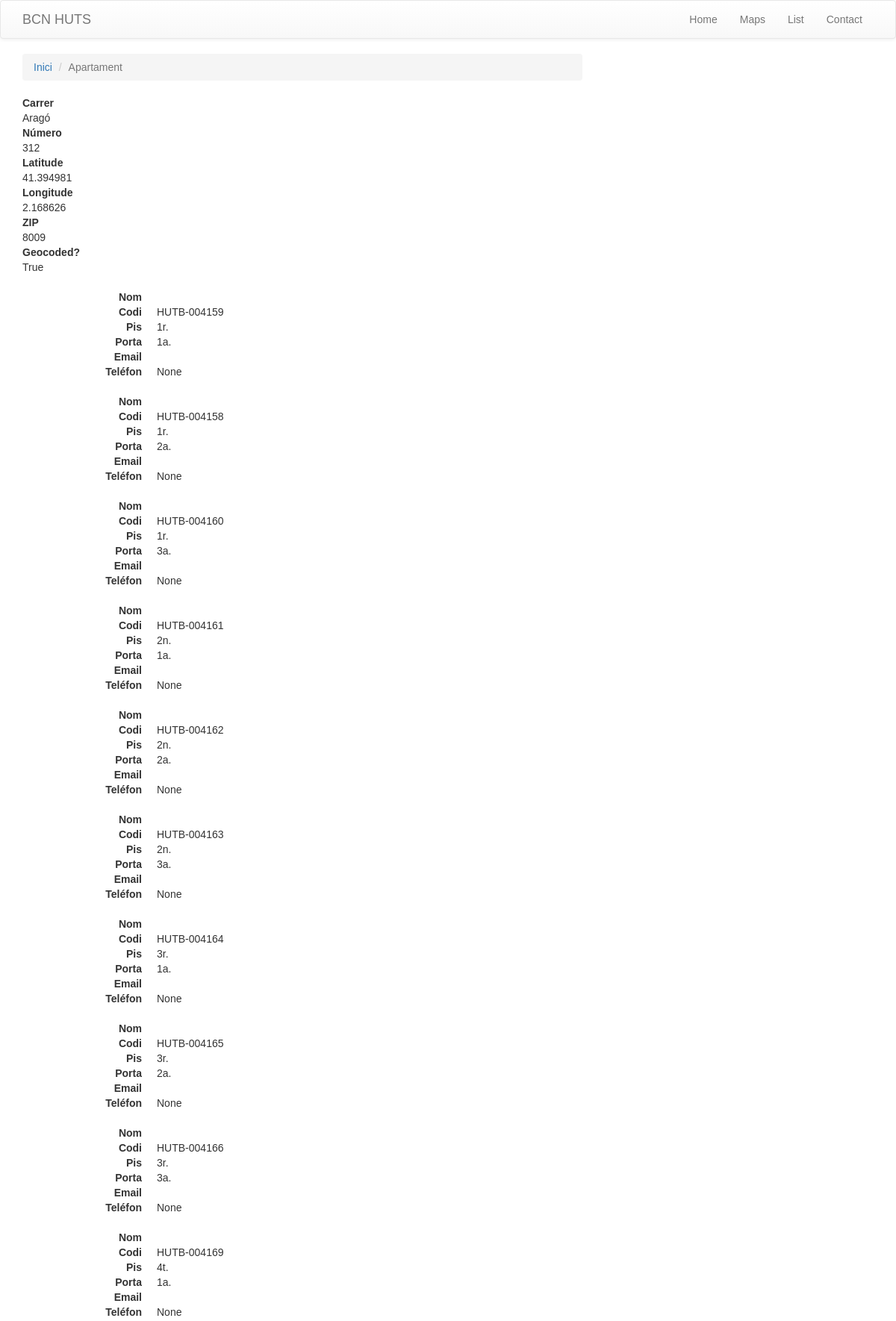
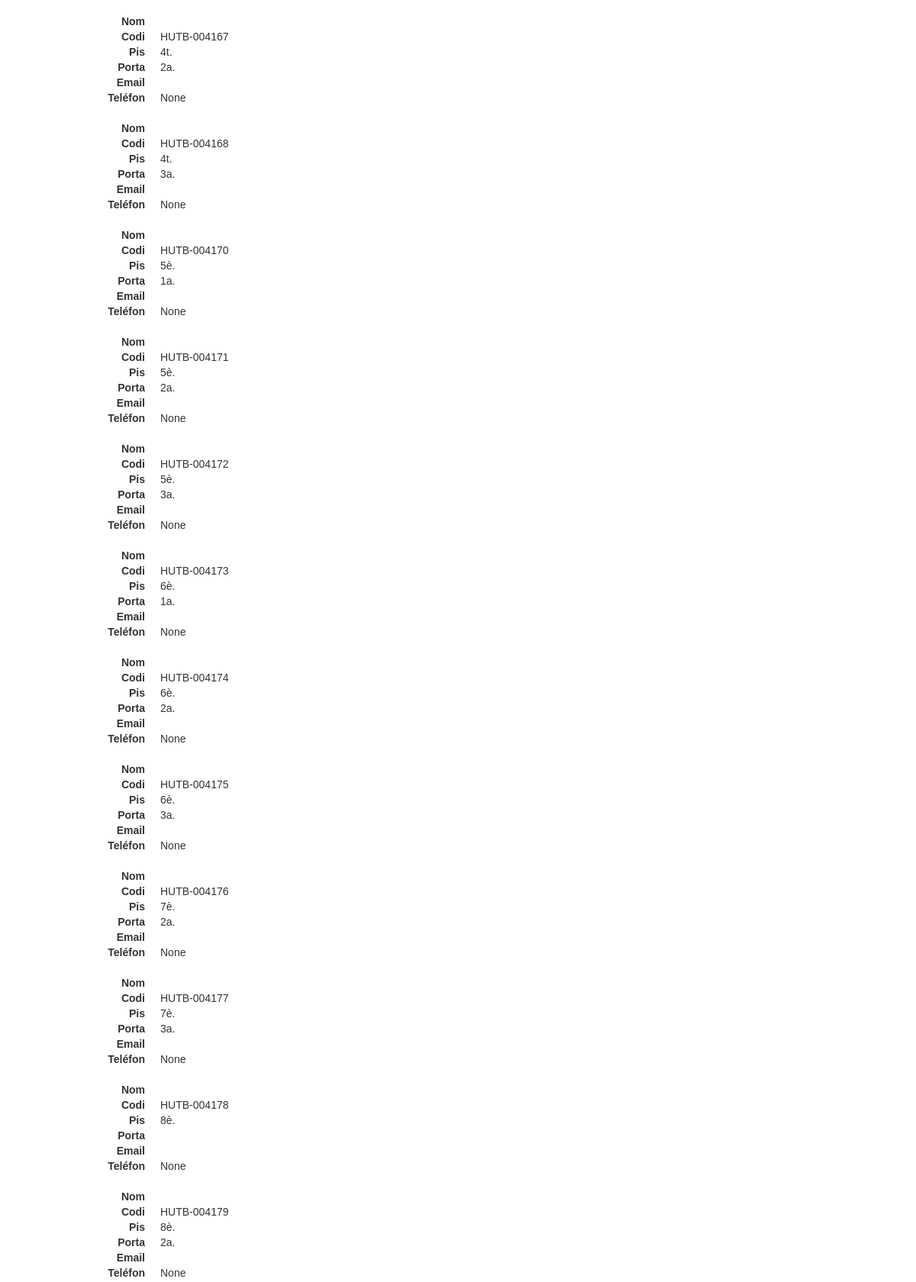
Page /654/ (upper part) on the committed database (2 pictures, top to bottom).
### hutsAPI/models.py (models this page shows, shortened)
class Building (models.Model):
    zip = models.IntegerField(null=True)
    latitude = models.FloatField(null = True)
    longitude = models.FloatField(null=True)
    street = models.CharField(max_length=100, null=True, blank = True)
    number = models.CharField(max_length=100, null=True, blank = True)
    bloc = models.CharField(max_length=10, blank=True)
    geocoded = models.BooleanField(default=False)

class Hut(models.Model):
    code = models.CharField(max_length=30)
    DC = models.IntegerField()
    name = models.CharField(max_length=100, blank=True)
    email = models.EmailField(blank=True)
    telefon = models.IntegerField(null=True)
    flat = models.CharField(max_length=10, null=True)
    door = models.CharField(max_length=10, null=True)
    building = models.ForeignKey(Building,related_name='hut', default=0)

### hutsAPI/views.py (the view)
# urls.py: url(r'^(?P<hut_id>[0-9]+)/$', views.detail, name='detail'),
def detail(request, hut_id):
    try:
        building = Building.objects.get(pk=hut_id)
    except Hut.DoesNotExist:
        raise Http404("HUT does not exist")
    return render(request, 'detail.html', {'building': building})

### hutsAPI/templates/detail.html (shortened to what this page needs)
{% extends "base.html" %}
{% load staticfiles %}
{% block content %}
    <ol class="breadcrumb">
      <li><a href="/">Inici</a></li>
        <li class="active">Apartament</li>
    </ol>
    <dl>
        <dt>Carrer</dt>
        <dd>{{building.street}}</dd>
        <dt>Número</dt>
        <dd>{{building.number}}</dd>
        <dt>Latitude</dt>
        <dd>{{building.latitude}}</dd>
        <dt>Longitude</dt>
        <dd>{{building.longitude}}</dd>
        <dt>ZIP</dt>
        <dd>{{building.zip}}</dd>
        <dt>Geocoded?</dt>
        <dd>{{building.geocoded}}</dd>
    </dl>
    {% for hut in building.hut.all %}
    <dl class="dl-horizontal">
        <dt>Nom</dt>
        <dd>{{ hut.name }}</dd>
        <dt>Codi</dt>
        <dd>{{hut.code}}</dd><dt>Pis</dt>
        <dd>{{hut.flat}}</dd>
        <dt>Porta</dt>
        <dd>{{hut.door}}</dd>
        <dt>Email</dt>
        <dd>{{hut.email}}</dd>
        <dt>Teléfon</dt>
        <dd>{{hut.telefon}}</dd>
    </dl>
    {% endfor %}
{% endblock content %}

### hutsAPI/templates/base.html (shortened to what this page needs)
  {% load staticfiles %}
    <html>
        <head>
            <link rel="stylesheet" href="//maxcdn.bootstrapcdn.com/bootstrap/3.2.0/css/bootstrap.min.css">
            <link rel="stylesheet" href="//maxcdn.bootstrapcdn.com/bootstrap/3.2.0/css/bootstrap-theme.min.css">
            <link rel="stylesheet" href="{% static "css/styles.css" %}">
        </head>
        <body>
        <div class="navbar navbar-default ">
        <div class="container">
            <div class="navbar-header">
                <a class="navbar-brand" href="/">BCN HUTS</a>
            </div>
            <div class="navbar-collapse collapse">
                <ul class="nav navbar-nav navbar-right">
                    <li>
                        <a href="/">Home</a>
                    </li>
                    <li>
                        <a href="/map">Maps</a>
                    </li>
                    <li>
                        <a href="#">List</a>
                    </li>
                    <li>
                        <a href="#">Contact</a>
                    </li>
                </ul>
            </div>
        </div>
    </div>
    <div class="content container">
        <div class="row">
            <div class="col-md-8">
            {% block content %}
            {% endblock %}
            </div>
        </div>
    </div>
    </body>
    </html>

### hutsAPI/templates/detail.html (style rules this page uses)
body { font-family: sans-serif }

### rows in the picture
Building: street "Aragó", number "312", latitude "41.394981", longitude "2.168626", zip "8009", geocoded "True"
Hut: code "HUTB-004159", flat "1r.", door "1a.", telefon "None"
Hut: code "HUTB-004158", flat "1r.", door "2a.", telefon "None"
Hut: code "HUTB-004160", flat "1r.", door "3a.", telefon "None"
Hut: code "HUTB-004161", flat "2n.", door "1a.", telefon "None"
Hut: code "HUTB-004162", flat "2n.", door "2a.", telefon "None"
Hut: code "HUTB-004163", flat "2n.", door "3a.", telefon "None"
Hut: code "HUTB-004164", flat "3r.", door "1a.", telefon "None"
Hut: code "HUTB-004165", flat "3r.", door "2a.", telefon "None"
Hut: code "HUTB-004166", flat "3r.", door "3a.", telefon "None"
Hut: code "HUTB-004169", flat "4t.", door "1a.", telefon "None"
Hut: code "HUTB-004167", flat "4t.", door "2a.", telefon "None"
Hut: code "HUTB-004168", flat "4t.", door "3a.", telefon "None"
Hut: code "HUTB-004170", flat "5è.", door "1a.", telefon "None"
Hut: code "HUTB-004171", flat "5è.", door "2a.", telefon "None"
Hut: code "HUTB-004172", flat "5è.", door "3a.", telefon "None"
Hut: code "HUTB-004173", flat "6è.", door "1a.", telefon "None"
Hut: code "HUTB-004174", flat "6è.", door "2a.", telefon "None"
Hut: code "HUTB-004175", flat "6è.", door "3a.", telefon "None"
Hut: code "HUTB-004176", flat "7è.", door "2a.", telefon "None"
Hut: code "HUTB-004177", flat "7è.", door "3a.", telefon "None"
Hut: code "HUTB-004178", flat "8è.", telefon "None"
Hut: code "HUTB-004179", flat "8è.", door "2a.", telefon "None"
